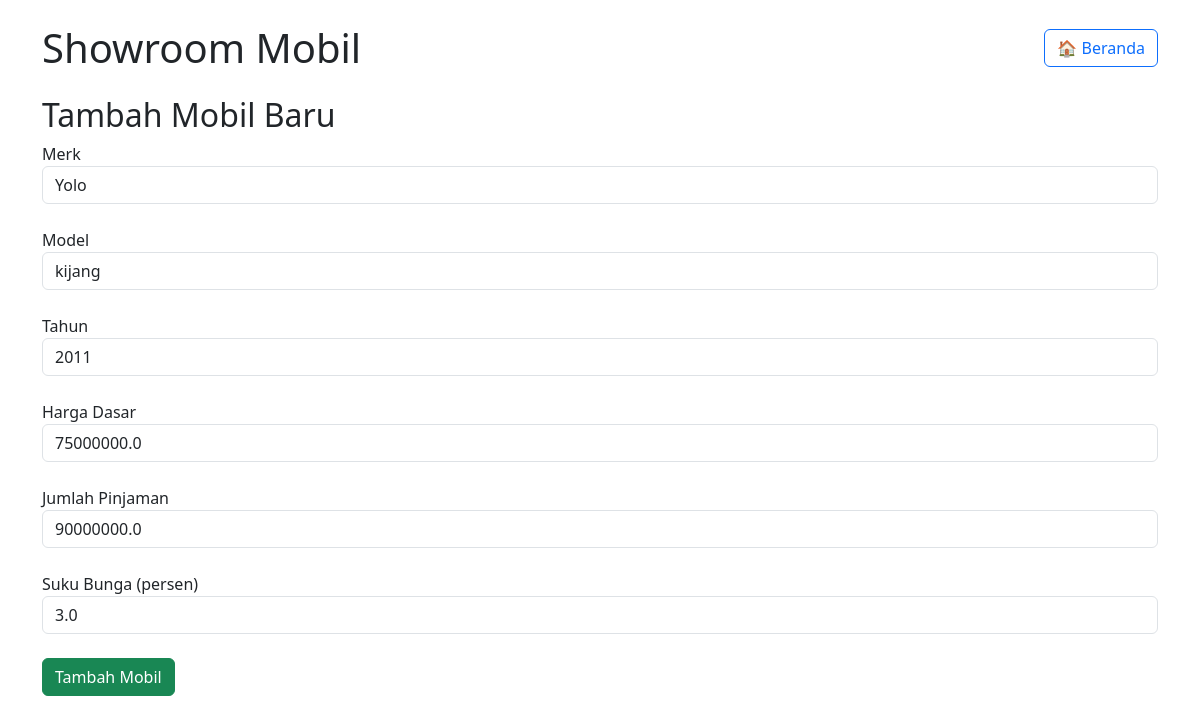
Page /edit/2 on the committed database.
### models.py (models this page shows)
class Car(db.Model):
    id = db.Column(db.Integer, primary_key=True)
    merk = db.Column(db.String(100))
    model = db.Column(db.String(100))
    tahun = db.Column(db.Integer)
    harga_dasar = db.Column(db.Float)
    jumlah_pinjaman = db.Column(db.Float, nullable=True)
    suku_bunga = db.Column(db.Float, nullable=True)  # persen per tahun
    services = db.relationship('Service', backref='car', lazy=True)

### app.py (the view)
@app.route('/edit/<int:car_id>', methods=['GET', 'POST'])
def edit_car(car_id):
    car = Car.query.get_or_404(car_id)
    form = CarForm(obj=car)
    if form.validate_on_submit():
        form.populate_obj(car)
        db.session.commit()
        return redirect(url_for('car_detail', car_id=car.id))
    return render_template('add_car.html', form=form)

### forms.py
class CarForm(FlaskForm):
    merk = StringField('Merk', validators=[DataRequired()])
    model = StringField('Model', validators=[DataRequired()])
    tahun = IntegerField('Tahun', validators=[DataRequired()])
    harga_dasar = FloatField('Harga Dasar', validators=[DataRequired()])
    jumlah_pinjaman = FloatField('Jumlah Pinjaman')
    suku_bunga = FloatField('Suku Bunga (persen)')
    submit = SubmitField('Tambah Mobil')

### templates/add_car.html (shortened to what this page needs)
{% extends "base.html" %}
{% block content %}
    <h2>Tambah Mobil Baru</h2>
    <form method="POST">
        {{ form.merk.label }} {{ form.merk(class="form-control") }}<br>
        {{ form.model.label }} {{ form.model(class="form-control") }}<br>
        {{ form.tahun.label }} {{ form.tahun(class="form-control") }}<br>
        {{ form.harga_dasar.label }} {{ form.harga_dasar(class="form-control") }}<br>
        {{ form.jumlah_pinjaman.label }} {{ form.jumlah_pinjaman(class="form-control") }}<br>
        {{ form.suku_bunga.label }} {{ form.suku_bunga(class="form-control") }}<br>
        {{ form.submit(class="btn btn-success") }}
    </form>
{% endblock %}

### rows in the picture
Car: merk "Yolo", model "kijang", tahun "2011", harga_dasar "75000000.0", jumlah_pinjaman "90000000.0", suku_bunga "3.0"
